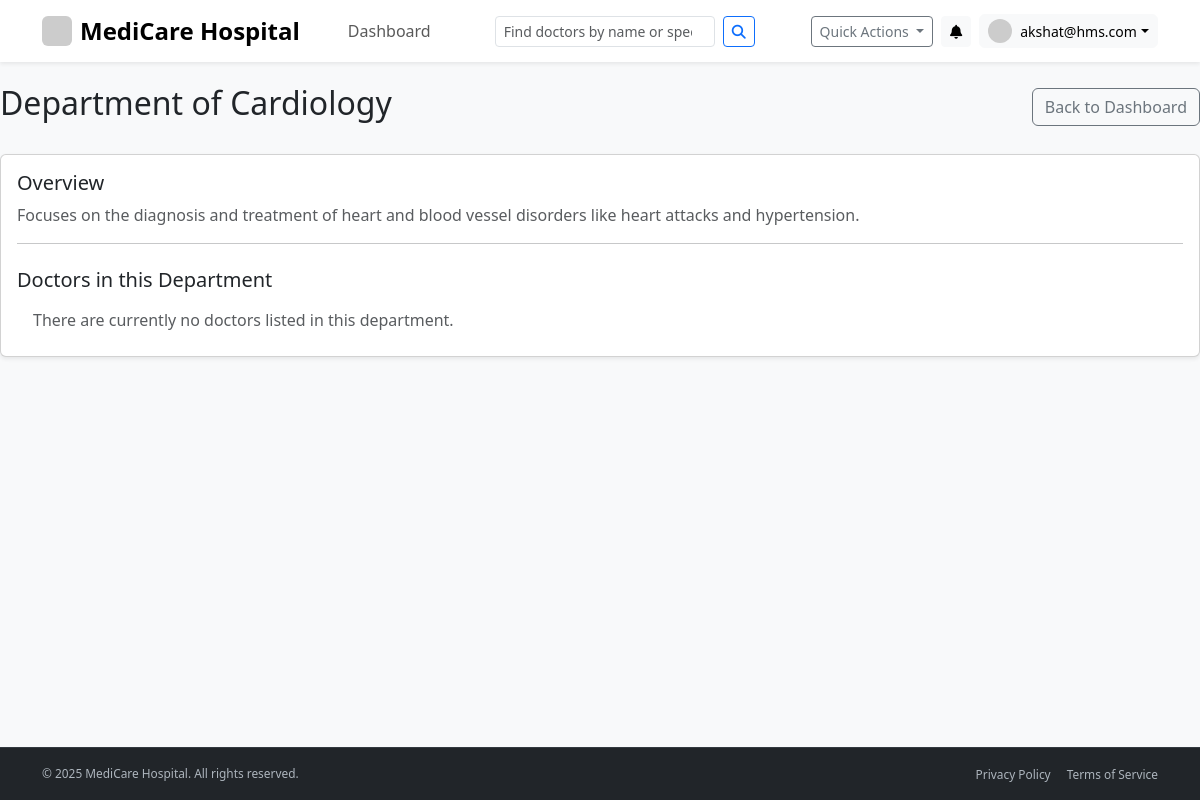
Page /patient/department/1 (signed in) on the earlier database version.
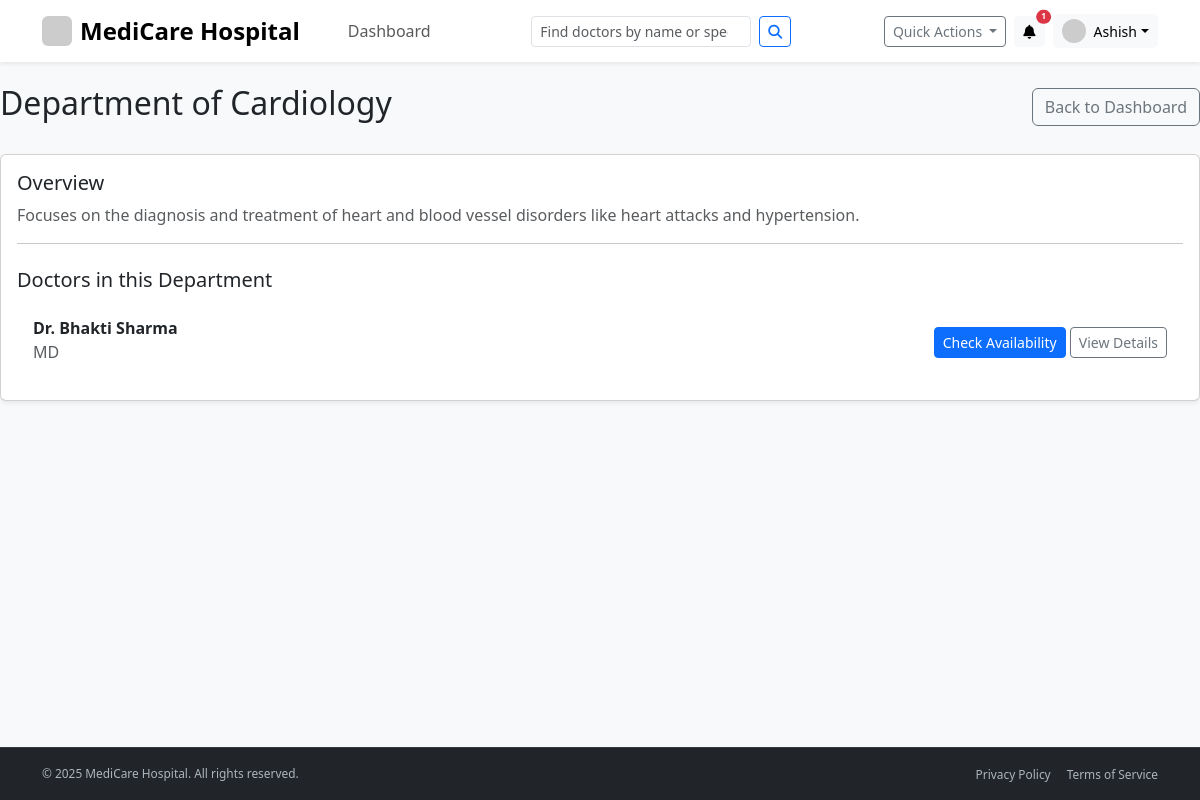
Same page on the later database version.
### app/models.py (models this page shows)
class PatientProfile(db.Model):
    __tablename__ = 'patient_profile'
    id = db.Column(db.Integer, primary_key=True)
    user_id = db.Column(db.Integer, db.ForeignKey('user.id'), nullable=False, unique=True)
    full_name = db.Column(db.String(100), nullable=False)
    date_of_birth = db.Column(db.Date)
    gender = db.Column(db.String(10))
    contact_number = db.Column(db.String(20))
    blood_group = db.Column(db.String(5))
    allergies = db.Column(db.Text)
    documents = db.relationship('MedicalDocument', backref='patient', lazy=True)

class DoctorProfile(db.Model):
    __tablename__ = 'doctor_profile'
    id = db.Column(db.Integer, primary_key=True)
    user_id = db.Column(db.Integer, db.ForeignKey('user.id'), nullable=False, unique=True)
    full_name = db.Column(db.String(100), nullable=False)
    department_id = db.Column(db.Integer, db.ForeignKey('department.id'), nullable=False)
    qualifications = db.Column(db.String(200))
    bio = db.Column(db.Text)

### app/routes/patient_routes.py (the view)
@patient_bp.route('/department/<int:department_id>')
@login_required
def department_details(department_id):
    if current_user.role != 'patient':
        flash('You are not authorized to access this page.', 'danger')
        return redirect(url_for('main.home'))
    department = Department.query.get_or_404(department_id)
    return render_template(
        'patient/department_details.html',
        title=department.name,
        department=department
    )

### app/__init__.py (called while the page is built)
@app.context_processor
def inject_notifications():
    if current_user.is_authenticated:
        unread_notifications = Notification.query.filter_by(user_id=current_user.id, is_read=False).order_by(Notification.created_at.desc()).limit(5).all()
        notification_count = Notification.query.filter_by(user_id=current_user.id, is_read=False).count()
        return dict(unread_notifications=unread_notifications, notification_count=notification_count)
    return dict(unread_notifications=[], notification_count=0)

@app.context_processor
def inject_notifications():
    if current_user.is_authenticated:
        unread_notifications = Notification.query.filter_by(user_id=current_user.id, is_read=False).order_by(Notification.created_at.desc()).limit(5).all()
        notification_count = Notification.query.filter_by(user_id=current_user.id, is_read=False).count()
        return dict(unread_notifications=unread_notifications, notification_count=notification_count)
    return dict(unread_notifications=[], notification_count=0)

### app/models.py (called while the page is built)
@login_manager.user_loader
def load_user(user_id):
    return User.query.get(int(user_id))

### app/templates/patient/department_details.html
{% extends "layout.html" %}
{% block content %}
<div class="d-flex justify-content-between align-items-center mb-4">
    <h2>Department of {{ department.name }}</h2>
    <a href="{{ url_for('patient.dashboard') }}" class="btn btn-outline-secondary">Back to Dashboard</a>
</div>
<div class="card shadow-sm">
    <div class="card-body">
        <h5 class="card-title">Overview</h5>
        <p class="card-text text-muted">{{ department.description or 'No description available for this department.' }}
        </p>
        <hr>
        <h5 class="card-title mt-4">Doctors in this Department</h5>
        <ul class="list-group list-group-flush">
            {% for doc_profile in department.doctors %}
            <li class="list-group-item d-flex justify-content-between align-items-center py-3">
                <div>
                    <strong>Dr. {{ doc_profile.full_name }}</strong>
                    <p class="mb-1 text-muted">{{ doc_profile.qualifications }}</p>
                </div>
                <div>
                    <a href="{{ url_for('patient.book_appointment', doctor_id=doc_profile.id) }}"
                        class="btn btn-sm btn-primary">Check Availability</a>
                    <a href="{{ url_for('patient.doctor_details', doctor_profile_id=doc_profile.id) }}"
                        class="btn btn-sm btn-outline-secondary">View Details</a>
                </div>
            </li>
            {% else %}
            <li class="list-group-item text-muted">There are currently no doctors listed in this department.</li>
            {% endfor %}
        </ul>
    </div>
</div>
{% endblock content %}

### app/templates/layout.html (shortened to what the changed rows need)
<!DOCTYPE html>
<html lang="en">
<head>
    <link href="https://cdn.jsdelivr.net/npm/bootstrap@5.3.3/dist/css/bootstrap.min.css" rel="stylesheet">
    <link rel="stylesheet" href="https://cdnjs.cloudflare.com/ajax/libs/font-awesome/6.5.2/css/all.min.css">
</head>
<body class="bg-light" id="page-top">
    <nav class="navbar navbar-expand-lg navbar-light bg-white shadow-sm fixed-top py-2">
        <div class="container">
            <div class="collapse navbar-collapse" id="navbarNavDropdown">
                <div class="d-flex align-items-center ms-auto">
                    {% if current_user.is_authenticated %}
                    <div class="dropdown me-2">
                        <button class="btn btn-sm btn-light position-relative" type="button" data-bs-toggle="dropdown"
                            aria-expanded="false" aria-label="Notifications">
                            <i class="fas fa-bell"></i>
                            {% if notification_count > 0 %}
                            <span
                                class="position-absolute top-0 start-100 translate-middle badge rounded-pill bg-danger"
                                style="font-size: 0.6em;">
                                {{ notification_count }}
                            </span>
                            {% endif %}
                        </button>
                    </div>
                    <div class="dropdown">
                        <button class="btn btn-light dropdown-toggle d-flex align-items-center py-1 px-2" type="button"
                            id="profileDropdown" data-bs-toggle="dropdown" aria-expanded="false">
                            <img src="https://placehold.co/32x32/eee/777?text={{ current_user.email[0]|upper }}"
                                class="rounded-circle me-2" alt="Avatar" width="24" height="24">
                            <span class="d-none d-lg-inline small">
                                {% if current_user.role == 'patient' and current_user.patient_profile.full_name %}
                                {{ current_user.patient_profile.full_name.split()[0] }}
                                {% elif current_user.role == 'doctor' and current_user.doctor_profile.full_name %}
                                {{ current_user.doctor_profile.full_name.split()[0] }}
                                {% else %}
                                Admin
                                {% endif %}
                            </span>
                        </button>
                    </div>
                    {% else %}
                    <a href="{{ url_for('main.login') }}" class="btn btn-outline-primary me-2 fw-semibold">Login</a>
                    <a href="{{ url_for('main.register') }}" class="btn btn-primary fw-semibold">Sign Up</a>
                    {% endif %}
                </div>
            </div>
        </div>
    </nav>
    <main class="flex-shrink-0 py-4">
        {% block content %}{% endblock %}
    </main>
</body>
</html>

Differences in the rows shown:
no longer on this page (row edited): PatientProfile: patient_profile.full_name "akshat@hms.com"
now on this page (row edited): PatientProfile: patient_profile.full_name "Ashish"
added DoctorProfile: full_name "Bhakti Sharma", qualifications "MD"
Other differences:
{{ notification_count }}: (not shown) → "1"
text no longer shown: "There are currently no doctors listed in this department."
